Frame 1 (no input): blank canvas, image omitted
Frame 60 (no input): blank canvas, image omitted
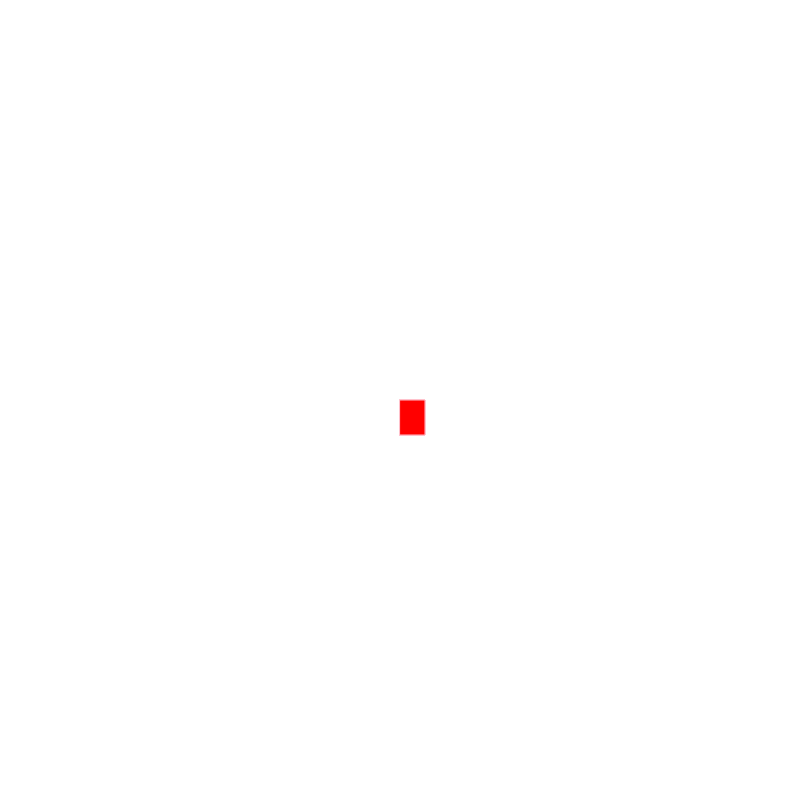
Frame 120 (the mouse pressed at the canvas centre since frame 60)

The p5.js sketch whose frames 1 and 60 were blank and that drew this single picture after the mouse press (run headless with seeded random() and noise() and a simulated clock; from frame 60 on, the mouse is pressed at the canvas centre):

// p5.js sketch
// ── sketch.js
function setup() {
    createCanvas(800, 800);
    background('white');
  }
  
  function draw(){ stroke('pink');
    fill('red'); 
   
  
   // console.log(mouseIsPressed)
  if(mouseIsPressed) {rect(mouseX, mouseY, 25, 35);}
                 }
  // console.log(righ)
